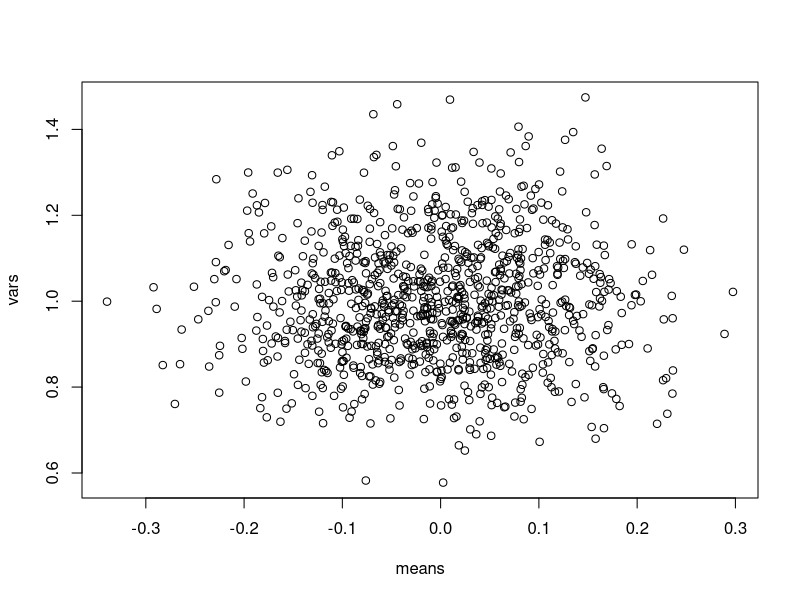

R code for this plot:
## ---- chunk 1
knitr::opts_chunk$set(echo = TRUE)
library(tidyr) #the pipe (%>%) tool is extremely useful
library(MASS)
def.chunk.hook  <- knitr::knit_hooks$get("chunk")
knitr::knit_hooks$set(chunk = function(x, options) {
  x <- def.chunk.hook(x, options)
  paste0("\n \\", "footnotesize","\n\n", x, "\n\n \\Huge")
})
## ---- chunk 2
X=matrix(rnorm(1000*100, 0, 1), 1000, 100)
means=rowMeans(X)
vars=apply(X, 1, var)
plot(means, vars)
